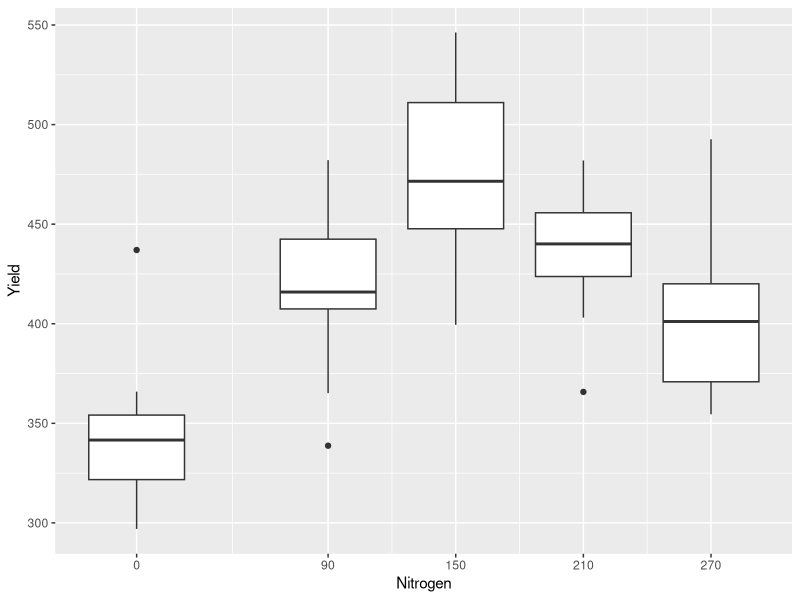
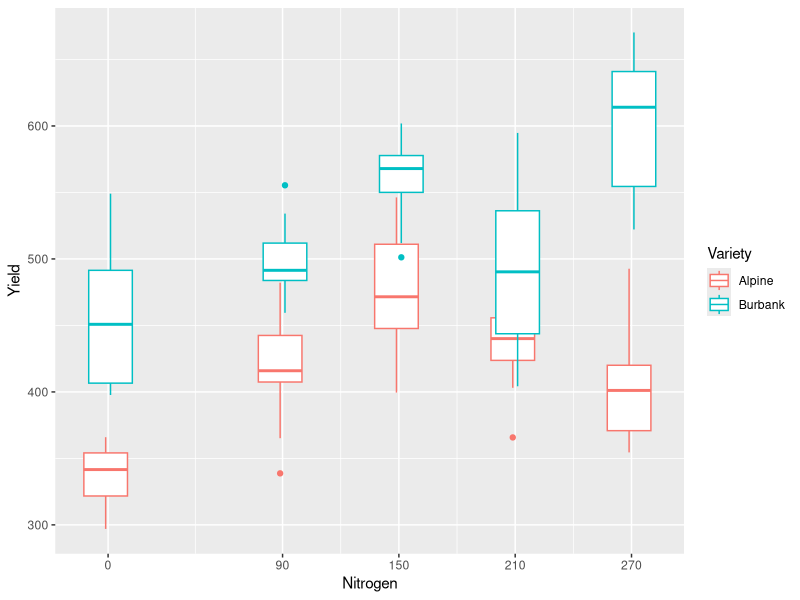
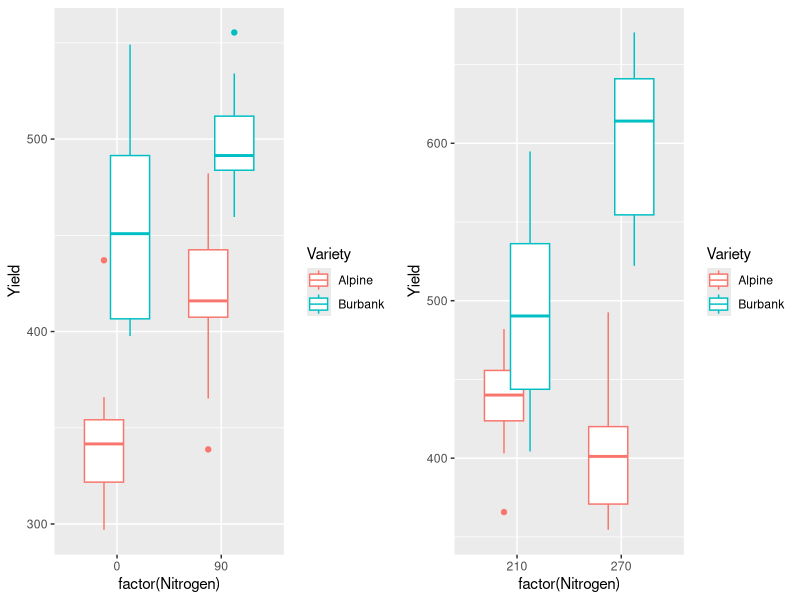
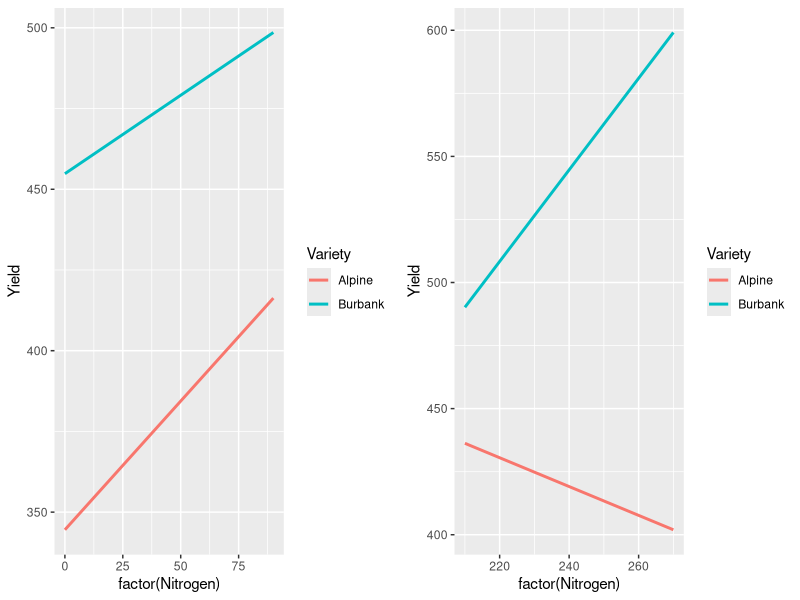
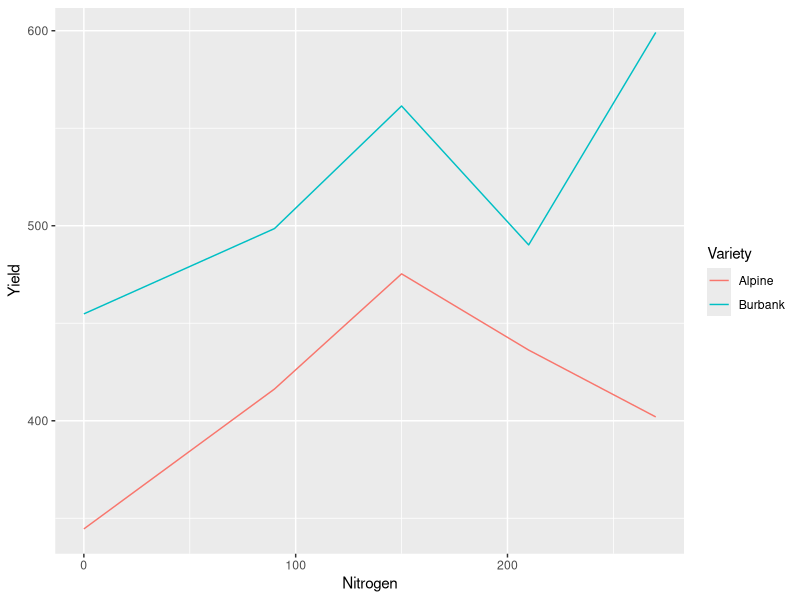
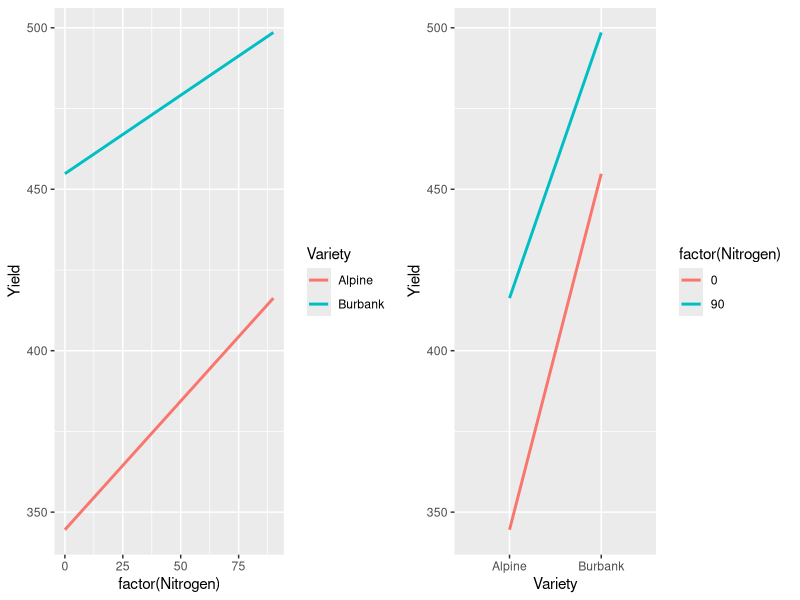
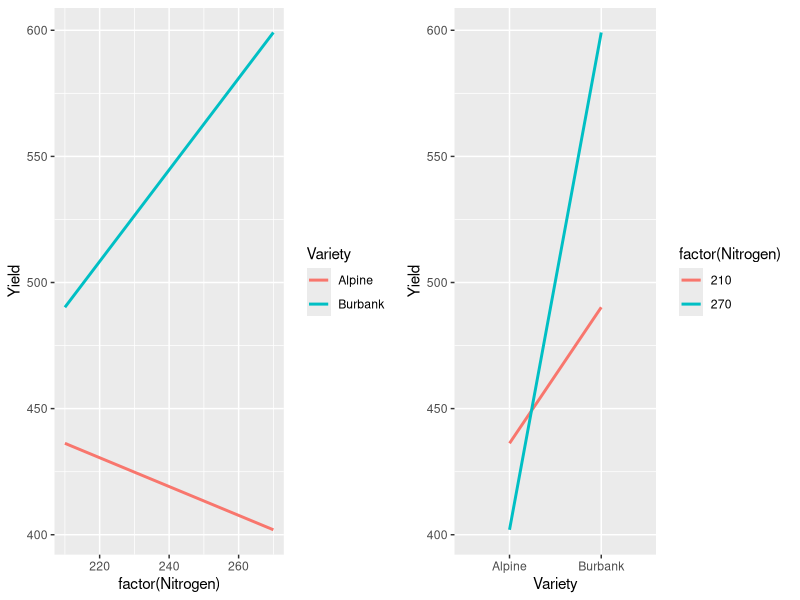

Write R code to recreate these figures, in order.
## ---- chunk 1
library(ggplot2)
library(cowplot)
library(emmeans)
potato_reps = read.csv('Potato_yield.csv')
potato_reps$NitrogenF = as.factor(potato_reps$Nitrogen)
potato_reps$Variety = factor(potato_reps$Variety,labels = c('Alpine','Burbank'))
## ---- chunk 2
ggplot(subset(potato_reps,Variety == 'Alpine'),aes(x=Nitrogen,y=Yield,group = interaction(Nitrogen))) + geom_boxplot() + 
    scale_x_continuous(breaks = unique(potato_reps$Nitrogen))
## ---- chunk 3
ggplot(potato_reps,aes(x=Nitrogen,y=Yield,group = interaction(Nitrogen,Variety))) + geom_boxplot(aes(color = Variety,fill=NULL),position = position_dodge(width=5)) + 
    scale_x_continuous(breaks = unique(potato_reps$Nitrogen))
## ---- chunk 4
p_low=ggplot(subset(potato_reps,Nitrogen %in% c(0,90)),aes(x=factor(Nitrogen),y=Yield,group = interaction(Nitrogen,Variety))) + geom_boxplot(aes(color = Variety,fill=NULL),position = position_dodge(width=.5))
p_high = ggplot(subset(potato_reps,Nitrogen %in% c(210,270)),aes(x=factor(Nitrogen),y=Yield,group = interaction(Nitrogen,Variety))) + geom_boxplot(aes(color = Variety,fill=NULL),position = position_dodge(width=.5))
plot_grid(p_low,p_high)                       
## ---- chunk 5
summary(emmeans(lm(Yield ~ NitrogenF:Variety,subset(potato_reps,Nitrogen %in% c(0,90))),~Variety:NitrogenF),infer=F)
summary(emmeans(lm(Yield ~ NitrogenF:Variety,subset(potato_reps,Nitrogen %in% c(210,270))),~Variety:NitrogenF),infer=F)
## ---- chunk 6
summary(rbind(emmeans(lm(Yield ~ NitrogenF:Variety,subset(potato_reps,Nitrogen %in% c(0,90))),pairwise~Variety|NitrogenF)$contrasts),infer=F)
summary(rbind(emmeans(lm(Yield ~ NitrogenF:Variety,subset(potato_reps,Nitrogen %in% c(210,270))),pairwise~Variety|NitrogenF)$contrasts),infer=F)
## ---- chunk 7
summary(pairs(rbind(emmeans(lm(Yield ~ NitrogenF:Variety,subset(potato_reps,Nitrogen %in% c(0,90))),pairwise~Variety|NitrogenF)$contrasts)))
summary(pairs(rbind(emmeans(lm(Yield ~ NitrogenF:Variety,subset(potato_reps,Nitrogen %in% c(210,270))),pairwise~Variety|NitrogenF)$contrasts)))
## ---- chunk 8
p_low=ggplot(subset(potato_reps,Nitrogen %in% c(0,90)),aes(x=factor(Nitrogen),y=Yield)) + geom_smooth(aes(x=Nitrogen,color = Variety),method='lm',se=F)
p_high = ggplot(subset(potato_reps,Nitrogen %in% c(210,270)),aes(x=factor(Nitrogen),y=Yield)) + geom_smooth(aes(x=Nitrogen,color = Variety),method='lm',se=F)
plot_grid(p_low,p_high)                       
## ---- chunk 9
potato_model = lm(Yield ~ NitrogenF * Variety,potato_reps)
potato_estimates = as.data.frame(summary(emmeans(potato_model,~NitrogenF:Variety),infer = T))
potato_estimates$Nitrogen = as.numeric(as.character(potato_estimates$NitrogenF))
ggplot(potato_estimates,aes(x=Nitrogen,y=emmean)) + geom_line(aes(color = Variety)) + ylab('Yield')
## ---- chunk 10
full_model = lm(Yield ~ Variety + NitrogenF + Variety:NitrogenF, potato_reps)
anova(full_model)
## ---- chunk 11
summary(emmeans(lm(Yield ~ NitrogenF:Variety,subset(potato_reps,Nitrogen %in% c(0,90))),~NitrogenF:Variety),infer=F)
summary(emmeans(lm(Yield ~ NitrogenF:Variety,subset(potato_reps,Nitrogen %in% c(210,270))),~NitrogenF:Variety),infer=F)
## ---- chunk 12
p_N=ggplot(subset(potato_reps,Nitrogen %in% c(0,90)),aes(x=factor(Nitrogen),y=Yield)) + geom_smooth(aes(x=Nitrogen,color = Variety),method='lm',se=F)
p_V=ggplot(subset(potato_reps,Nitrogen %in% c(0,90)),aes(x=Variety,y=Yield,group = factor(Nitrogen))) + geom_smooth(aes(x=Variety,color = factor(Nitrogen)),method='lm',se=F)
plot_grid(p_N,p_V)                       
## ---- chunk 13
p_N=ggplot(subset(potato_reps,Nitrogen %in% c(210,270)),aes(x=factor(Nitrogen),y=Yield)) + geom_smooth(aes(x=Nitrogen,color = Variety),method='lm',se=F)
p_V=ggplot(subset(potato_reps,Nitrogen %in% c(210,270)),aes(x=Variety,y=Yield,group = factor(Nitrogen))) + geom_smooth(aes(x=Variety,color = factor(Nitrogen)),method='lm',se=F)
plot_grid(p_N,p_V)                       
